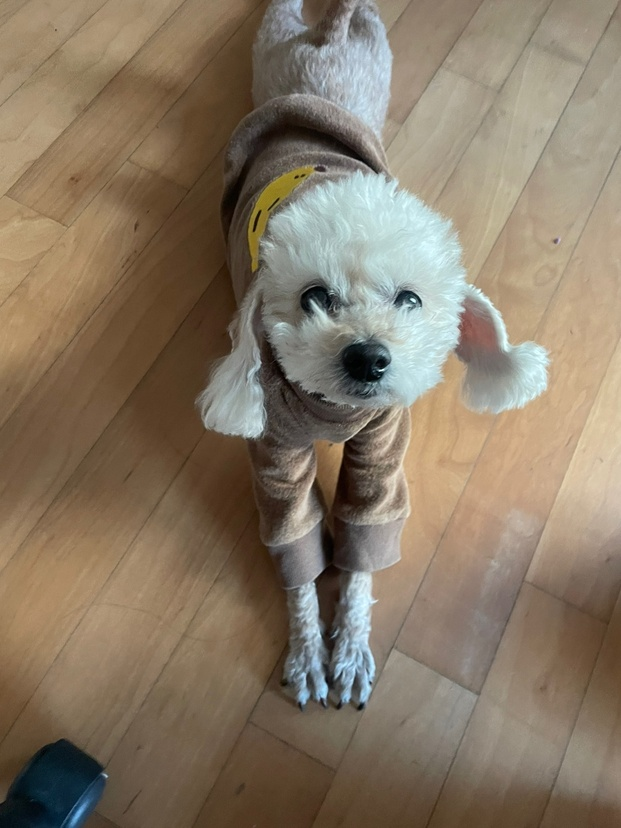
#> input picture 221206_exploration_shallowfocus/human_segmentation/images/my_dog.jpg, 621 x 828 px, shrunk from 1080 x 1440 before the run, found by its file name
$ jupyter execute --allow-errors 221106_exploratioin_shallowfocus.ipynb
#> lines starting #> are read from the running program, lines starting #| are printed output that depends on the picture
## 프로젝트: 인물 모드 문제점 찾기

[cell 1]
# importlib: 사용자가 파이썬의 import 시스템과 상호작용하기 위한 API를 제공하는 내장 라이브러리
# 사용자는 import 함수의 구현 내용과, 실행에 필요한 하위 함수들을 이용해 필요에 맞는 임포터를 직접 구현하거나 임포트 관련 기능들을 자유롭게 사용할 수 있음
# importlib.metadata: 설치된 패키지 메타 데이터에 대한 접근을 제공하는 라이브러리.
# 해당 코드 블럭에서는 importlib.metadata 안에 있는 version() 함수를 이용하여 pixellib 라이브러리의 버전을 확인

import cv2
import pixellib
import os
import urllib #url작업을 위한 여러 모듈로 모은 패키지
import numpy as np
from matplotlib import pyplot as plt

[cell 2]
from pixellib.semantic import semantic_segmentation

## Step 1. 인물모드 직접 해 보기

#### 이미지 읽음

[cell 3]
img_path1='./human_segmentation/images/my_dog.jpg'
img_orig=cv2.imread(img_path1)
#> img_orig is the input picture: shape (828, 621, 3); mean B, G, R 101.7, 120.7, 135.1

print(img_orig.shape)
#| (828, 621, 3)

plt.imshow(cv2.cvtColor(img_orig, cv2.COLOR_BGR2RGB))
plt.show()

[cell 4]
img_path2='./human_segmentation/images/people.jpg'
people=cv2.imread(img_path2)
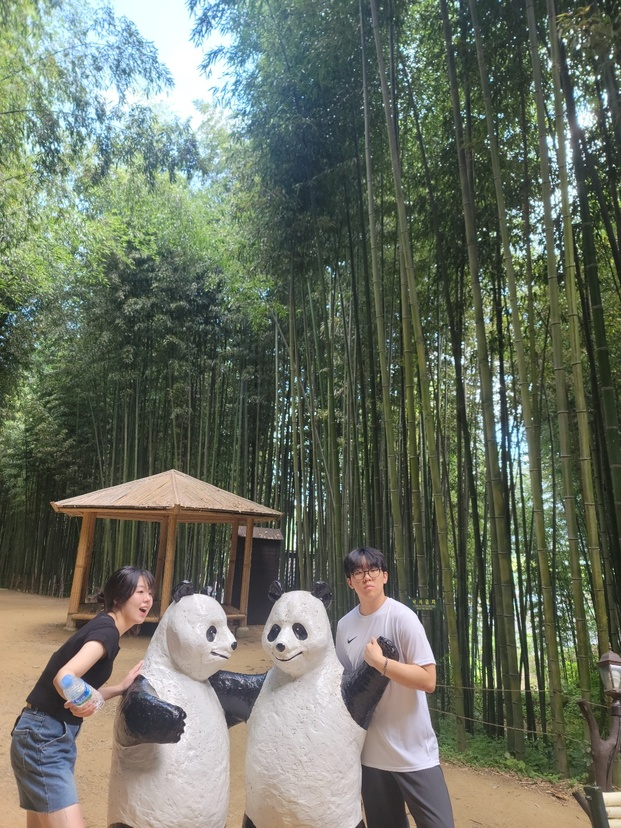
#> input picture 221206_exploration_shallowfocus/human_segmentation/images/people.JPG, 621 x 828 px, shrunk from 1080 x 1440 before the run, found by its file name
#> people is the input picture: shape (828, 621, 3); mean B, G, R 98.7, 112.6, 106

print(people.shape)
#| (828, 621, 3)

plt.imshow(cv2.cvtColor(people, cv2.COLOR_BGR2RGB))
plt.show()

[cell 5]
img_path3='./human_segmentation/images/my_image.PNG'
person=cv2.imread(img_path3)
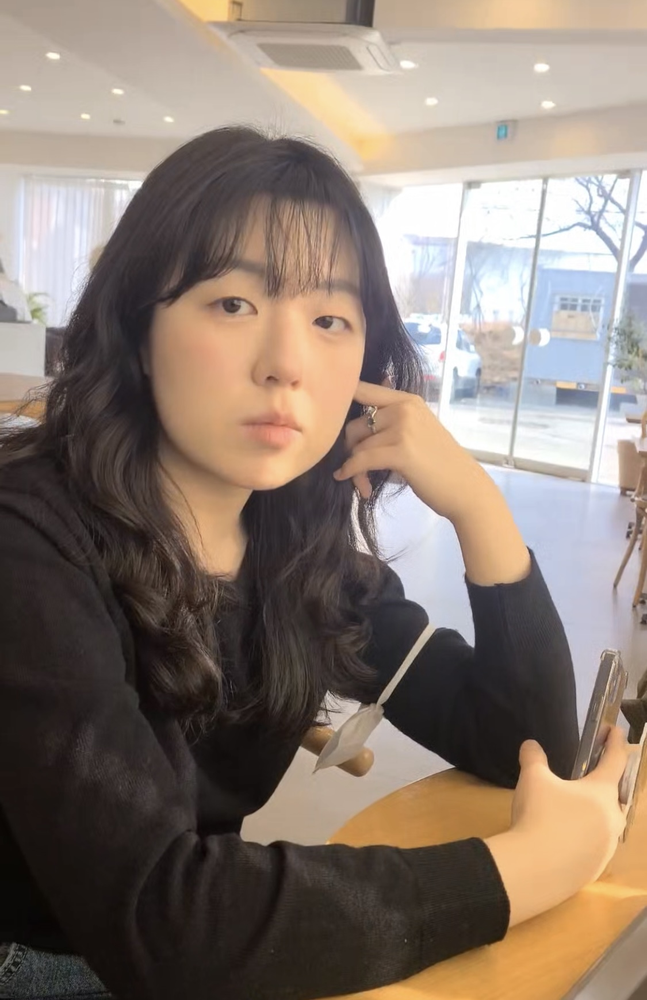
#> input picture 221206_exploration_shallowfocus/human_segmentation/images/my_image.PNG, 647 x 1000 px, shrunk from 1125 x 1739 before the run, found by its file name
#> person is the input picture: shape (1000, 647, 3); mean B, G, R 112.4, 122.9, 137.4

print(person.shape)
#| (1000, 647, 3)

plt.imshow(cv2.cvtColor(person, cv2.COLOR_BGR2RGB))
plt.show()

[cell 6]
#piexellib에서 제공해주는 모델 다운
model_dir='./human_segmentation/models/'

model_file=os.path.join(model_dir,'deeplabv3_xception_tf_dim_ordering_tf_kernels.h5')


# PixelLib가 제공하는 모델의 url입니다
model_url='https://github.com/ayoolaolafenwa/PixelLib/releases/download/1.1/deeplabv3_xception_tf_dim_ordering_tf_kernels.h5'

 #다운로드를 시작합니다
urllib.request.urlretrieve(model_url, model_file) # urllib 패키지 내에 있는 request 모듈의 urlretrieve 함수를 이용해서 model_url에 있는 파일을 다운로드 해서 model_file 파일명으로 저장
#> (this line was passed over: the network is not available in this run)

#> (a cell that did not finish here is left out)

#> (a cell that did not finish here is left out)

[cell 9]
#pascalvoc 데이터의 라벨종류
LABEL_NAMES = [
    'background', 'aeroplane', 'bicycle', 'bird', 'boat', 'bottle', 'bus',
    'car', 'cat', 'chair', 'cow', 'diningtable', 'dog', 'horse', 'motorbike',
    'person', 'pottedplant', 'sheep', 'sofa', 'train', 'tv'
]
len(LABEL_NAMES)

#> (a cell that did not finish here is left out)

#> (a cell that did not finish here is left out)

#> (a cell that did not finish here is left out)

[cell 13]
#컬러맵 만들기
colormap = np.zeros((256, 3), dtype = int)
ind = np.arange(256, dtype=int)

for shift in reversed(range(8)):
    for channel in range(3):
        colormap[:, channel] |= ((ind >> channel) & 1) << shift
    ind >>= 3

colormap[:20] #생성한 20개의 컬러맵 출력

[cell 14]
colormap[15] #컬러맵 15에 해당하는 배열 출력 (pacalvoc에 LABEL_NAMES 15번째인 사람)

[cell 15]
colormap[12] #컬러맵 12 강아지

[cell 16]
seg_color = (128,128,192) # 색상순서 변경 - colormap의 배열은 RGB 순이며 output의 배열은 BGR 순서로 채널 배치가 되어 있어서

[cell 17]
seg_color_dog = (128,0,64)

#> (a cell that did not finish here is left out)

[cell 19]
# 원본이미지를 img_show에 할당한뒤 이미지 사람이 있는 위치와 배경을 분리해서 표현한 color_mask 를 만든뒤 두 이미지를 합쳐서 출력
img_show1 = img_orig.copy()

# True과 False인 값을 각각 255과 0으로 바꿔줍니다
#> (the rest of this cell did not finish here and is left out)

[cell 20]
# 원본이미지를 img_show에 할당한뒤 이미지 사람이 있는 위치와 배경을 분리해서 표현한 color_mask 를 만든뒤 두 이미지를 합쳐서 출력
img_show2 =people.copy()

# True과 False인 값을 각각 255과 0으로 바꿔줍니다
#> (the rest of this cell did not finish here and is left out)

[cell 21]
# 원본이미지를 img_show에 할당한뒤 이미지 사람이 있는 위치와 배경을 분리해서 표현한 color_mask 를 만든뒤 두 이미지를 합쳐서 출력
img_show3 = person.copy()

# True과 False인 값을 각각 255과 0으로 바꿔줍니다
#> (the rest of this cell did not finish here and is left out)

#### 블러

[cell 22]
# (13,13)은 blurring kernel size를 뜻합니다
# 다양하게 바꿔보세요
people_blur = cv2.blur(people, (13,13))
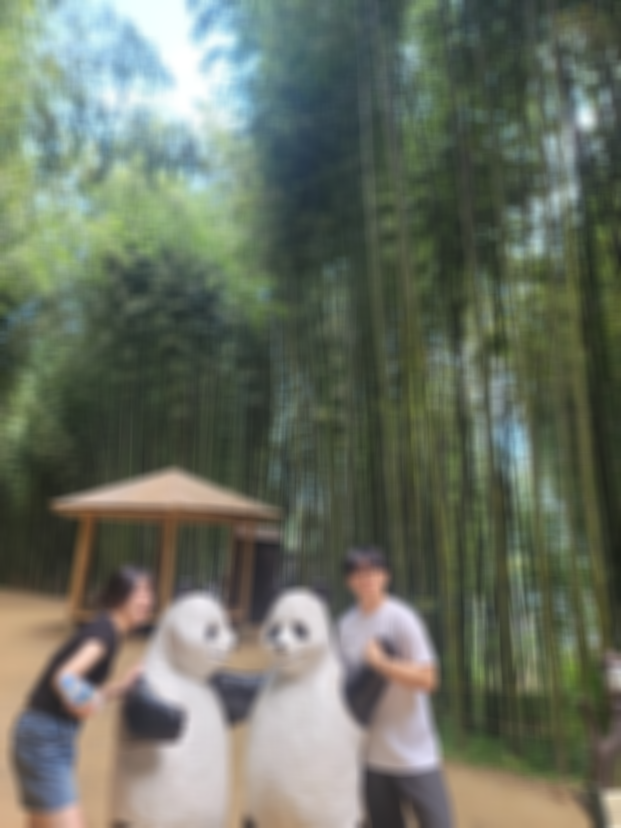
#> people_blur: shape (828, 621, 3); mean B, G, R 98.7, 112.6, 106


plt.imshow(cv2.cvtColor(people_blur, cv2.COLOR_BGR2RGB))
plt.show()

#> (a cell that did not finish here is left out)

#> (a cell that did not finish here is left out)

[cell 25]
person_blur = cv2.blur(person, (30,30)) #커널 사이즈를 변경하여 배경 블러를 강화했습니다.
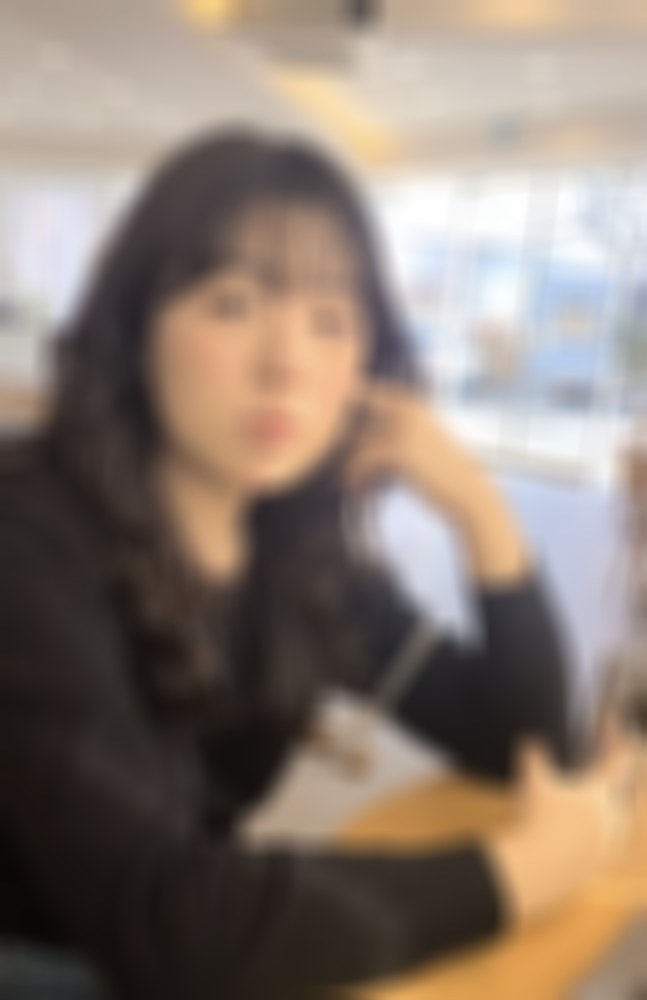
#> person_blur: shape (1000, 647, 3); mean B, G, R 112.4, 122.9, 137.3
plt.imshow(cv2.cvtColor(person_blur, cv2.COLOR_BGR2RGB))

#> (the rest of this cell did not finish here and is left out)

#### 크로마키 및 배경 처리

강아지 사진을 다른 곳에 합성해보겠습니다.

[cell 26]
# 배경이 될 사진 가져오기
img_path1='./back.jpg'
back=cv2.imread(img_path1)
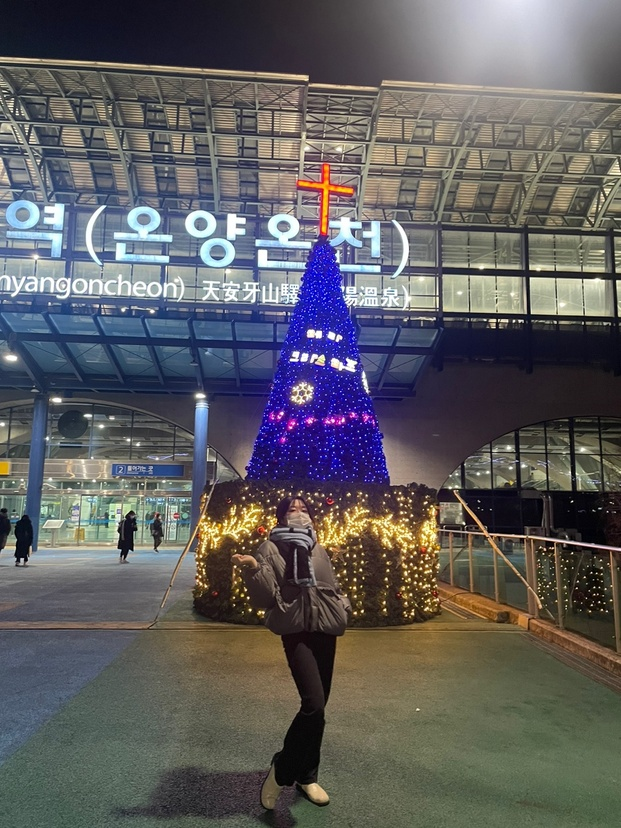
#> input picture 221206_exploration_shallowfocus/back.jpg, 621 x 828 px, shrunk from 1080 x 1440 before the run, found by its file name
#> back is the input picture: shape (828, 621, 3); mean B, G, R 96.1, 94.3, 95.7

print(back.shape)
#| (828, 621, 3)

plt.imshow(cv2.cvtColor(back, cv2.COLOR_BGR2RGB))
plt.show()
